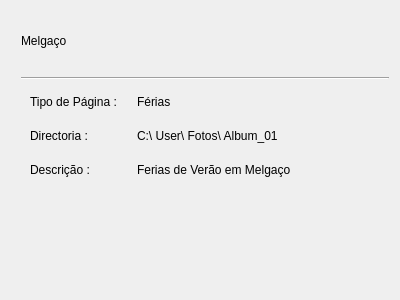
<?xml version="1.0" encoding="UTF-8"?>
<ui version="4.0">
 <class>AlbumInfoDisplay</class>
 <widget class="QWidget" name="AlbumInfoDisplay">
  <property name="geometry">
   <rect>
    <x>0</x>
    <y>0</y>
    <width>400</width>
    <height>300</height>
   </rect>
  </property>
  <property name="sizePolicy">
   <sizepolicy hsizetype="Preferred" vsizetype="Preferred">
    <horstretch>0</horstretch>
    <verstretch>0</verstretch>
   </sizepolicy>
  </property>
  <property name="windowTitle">
   <string>Form</string>
  </property>
  <property name="styleSheet">
   <string notr="true">QWidget{
font: 10pt &quot;Century Gothic&quot;;
}
QLabel#Nome{
font: bold 12pt &quot;Century Gothic&quot;;
}
QLabel#Tag_1
{
font: bold 10pt &quot;Century Gothic&quot;;
}
QLabel#Tag_2
{
font: bold 10pt &quot;Century Gothic&quot;;
}
QLabel#Tag_3
{
font: bold 10pt &quot;Century Gothic&quot;;
}</string>
  </property>
  <layout class="QGridLayout" name="gridLayout">
   <item row="0" column="0">
    <layout class="QVBoxLayout" name="verticalLayout">
     <property name="leftMargin">
      <number>10</number>
     </property>
     <item>
      <widget class="QLabel" name="Nome">
       <property name="sizePolicy">
        <sizepolicy hsizetype="Preferred" vsizetype="Fixed">
         <horstretch>0</horstretch>
         <verstretch>0</verstretch>
        </sizepolicy>
       </property>
       <property name="minimumSize">
        <size>
         <width>0</width>
         <height>60</height>
        </size>
       </property>
       <property name="text">
        <string>Melgaço</string>
       </property>
      </widget>
     </item>
     <item>
      <widget class="Line" name="line">
       <property name="orientation">
        <enum>Qt::Horizontal</enum>
       </property>
      </widget>
     </item>
     <item>
      <widget class="QWidget" name="verticalWidget_2" native="true">
       <property name="sizePolicy">
        <sizepolicy hsizetype="Preferred" vsizetype="MinimumExpanding">
         <horstretch>0</horstretch>
         <verstretch>0</verstretch>
        </sizepolicy>
       </property>
       <layout class="QFormLayout" name="formLayout_3">
        <property name="formAlignment">
         <set>Qt::AlignJustify|Qt::AlignTop</set>
        </property>
        <property name="horizontalSpacing">
         <number>20</number>
        </property>
        <property name="verticalSpacing">
         <number>20</number>
        </property>
        <item row="0" column="0">
         <widget class="QLabel" name="Tag_1">
          <property name="text">
           <string>Tipo de Página :</string>
          </property>
         </widget>
        </item>
        <item row="1" column="0">
         <widget class="QLabel" name="Tag_2">
          <property name="frameShadow">
           <enum>QFrame::Sunken</enum>
          </property>
          <property name="text">
           <string>Directoria :</string>
          </property>
          <property name="scaledContents">
           <bool>false</bool>
          </property>
          <property name="alignment">
           <set>Qt::AlignLeading|Qt::AlignLeft|Qt::AlignVCenter</set>
          </property>
         </widget>
        </item>
        <item row="2" column="0">
         <widget class="QLabel" name="Tag_3">
          <property name="text">
           <string>Descrição :</string>
          </property>
         </widget>
        </item>
        <item row="0" column="1">
         <widget class="QLabel" name="Type">
          <property name="text">
           <string>Férias</string>
          </property>
         </widget>
        </item>
        <item row="1" column="1">
         <widget class="QLabel" name="Path">
          <property name="text">
           <string>C:\ User\ Fotos\ Album_01</string>
          </property>
         </widget>
        </item>
        <item row="2" column="1">
         <widget class="QLabel" name="label_6">
          <property name="text">
           <string>Ferias de Verão em Melgaço</string>
          </property>
          <property name="alignment">
           <set>Qt::AlignJustify|Qt::AlignVCenter</set>
          </property>
         </widget>
        </item>
       </layout>
      </widget>
     </item>
    </layout>
   </item>
  </layout>
 </widget>
 <resources/>
 <connections/>
</ui>
